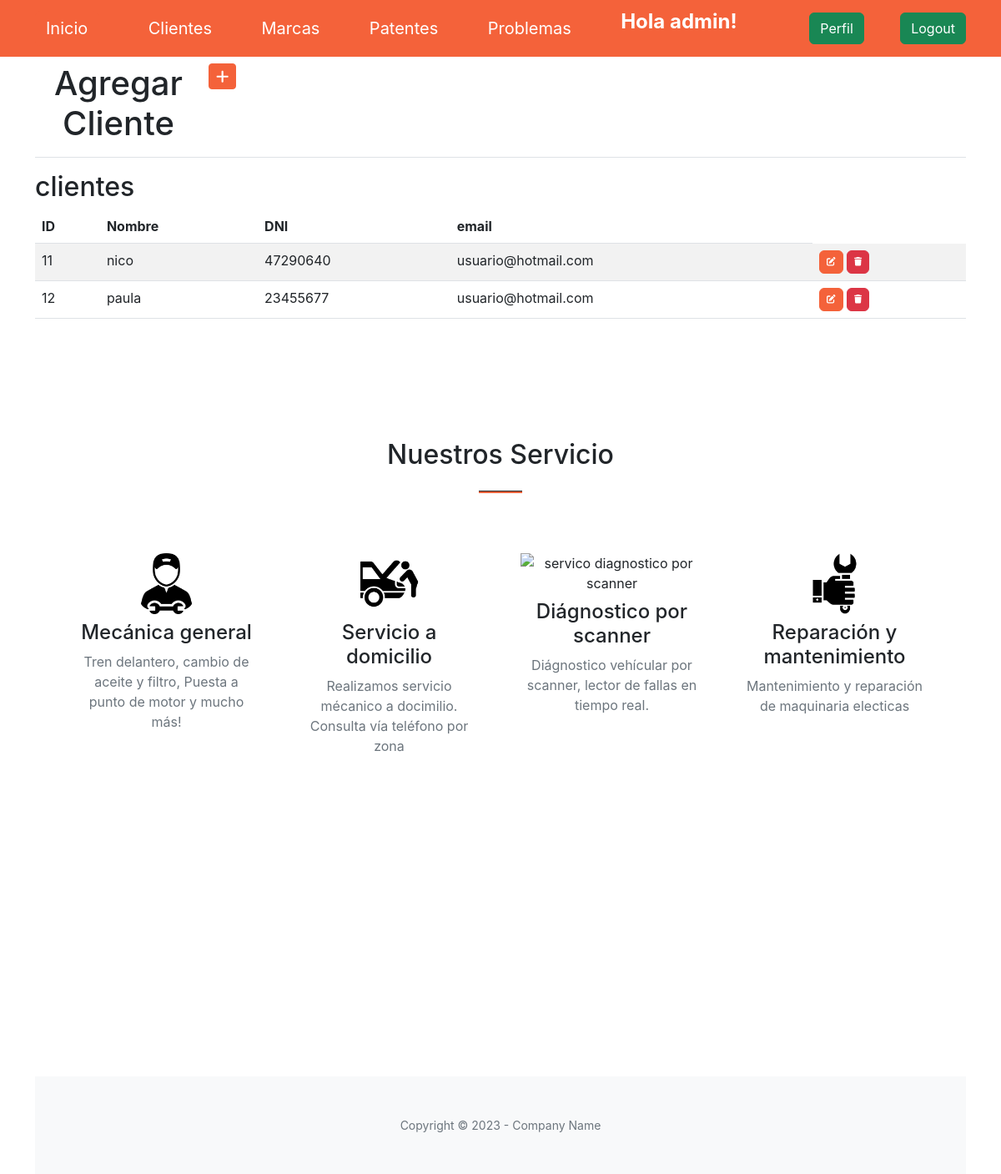
The page /clientes/ (signed in) on the database as committed earlier.
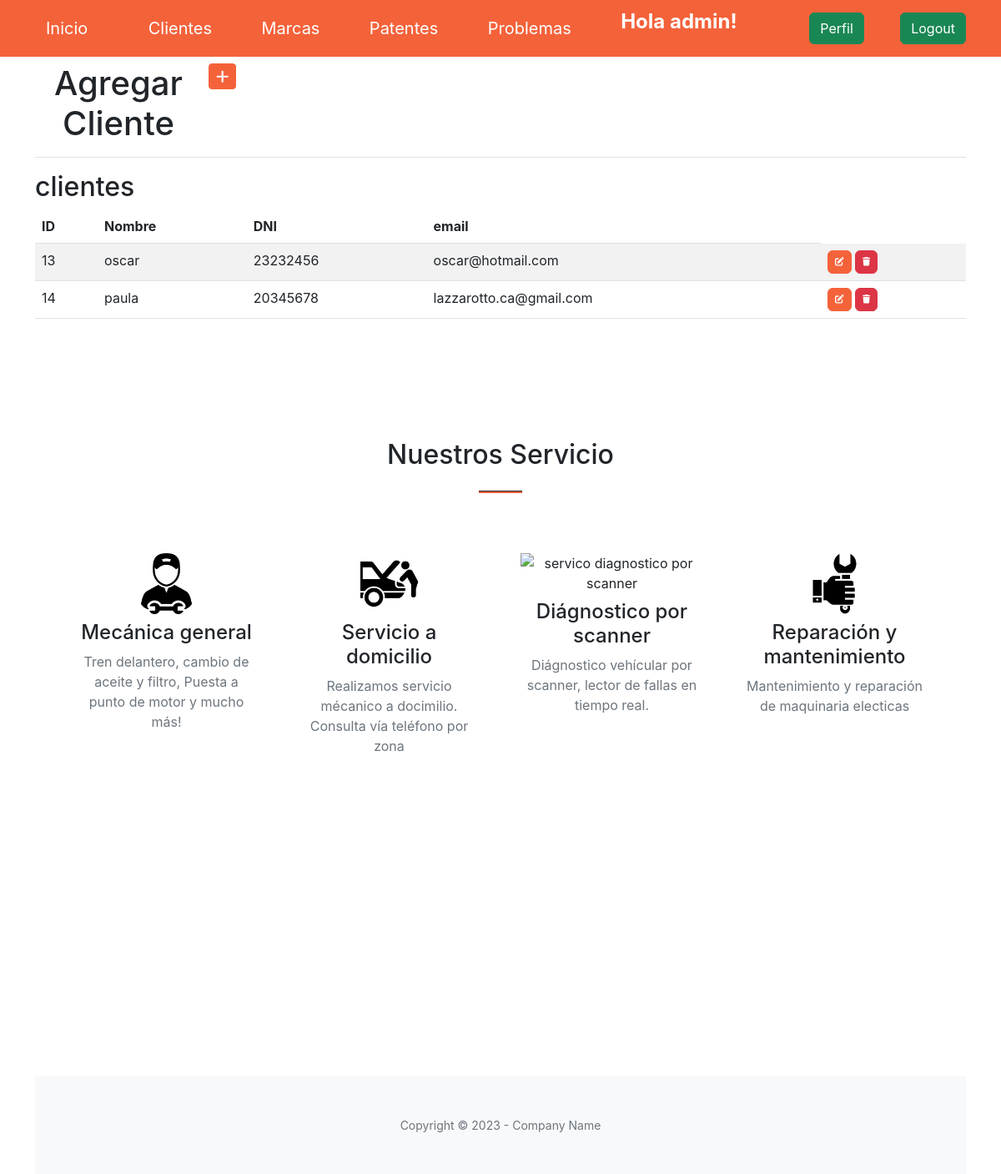
The same page on the database as committed later.
### aplicacion/models.py (models this page shows, shortened)
class Cliente(models.Model):
    nombre = models.CharField(max_length=50)
    DNI = models.IntegerField()
    email = models.EmailField()

### aplicacion/views.py (the view)
# urls.py: path('clientes/', clientes, name="clientes"),
@login_required
def clientes(request):
    contexto = {'clientes': Cliente.objects.all()}
    return render(request, "aplicacion/clientes.html", contexto)

### aplicacion/templates/aplicacion/clientes.html (shortened to what this page needs)
{% extends 'aplicacion/base.html' %}
{% load static %}
{% block contenido %}
<div class="container">
    <table class="table p-4">
        <tr>
            <td width="200"><h1 class="text-center">Agregar Cliente</h1></td>
            <td>
                <a
                href="{% url 'create_cliente' %}"
                class="btn btn-primary btn-sm"
                ><i class="fa fa-plus fa-lg" title="New Record"> </i>
                </a>
            </td>
        </tr>
    </table>
        <h2>clientes</h2>
        <table class="table table-striped">
            <thead>
                <tr>
                    <th>ID</th>
                    <th>Nombre</th>
                    <th>DNI</th>
                    <th>email</th>
                </tr>
            </thead>
            <tbody>
</div>
    {% for cliente in clientes  %}
            <tr>
                <td>{{ cliente.id }}</td>
                <td>{{ cliente.nombre }}</td>
                <td>{{ cliente.DNI }}</td>
                <td>{{ cliente.email }}</td>
                <td>
                    <a
                        href="{% url 'update_cliente' cliente.id %}"
                        class="btn btn-primary"
                        style="--bs-btn-padding-y: .25rem; --bs-btn-padding-x: .5rem; --bs-btn-font-size: .75rem;"
                        ><i class="fa fa-edit fa-sm" title="Edit Record"></i>
                        </a>
                        <a
                        href="{% url 'delete_cliente' cliente.id %}"
                        class="btn btn-danger"
                        style="--bs-btn-padding-y: .25rem; --bs-btn-padding-x: .5rem; --bs-btn-font-size: .75rem;"
                        ><i class="fa fa-trash fa-sm" title="Delete Record"></i>
                </a>
                </td>
            </tr>
    {% endfor %}
{% endblock contenido %}

### aplicacion/templates/aplicacion/base.html (shortened to what this page needs)
<!DOCTYPE html>
<html lang="en">
    <head>
        {% load static  %}
        <link href="https://cdn.jsdelivr.net/npm/bootstrap-icons@1.5.0/font/bootstrap-icons.css" rel="stylesheet" type="text/css" />
        <link href="{% static 'aplicacion/css/styles.css' %}" rel="stylesheet" />
        <link href="{% static 'aplicacion/css/stylebase.css' %}" rel="stylesheet" />
    </head>
    <body id="page-top mg-0 bg-blue ">
          <nav class="navbar navbar-dark bg-primary" >
            <div class="container bg-primary" id="navegacion">
                <a class="navbar-brand btn btn-primary" href="{% url 'home' %}">Inicio</a>
                {% if user.is_authenticated %}
                    <a class="navbar-brand" href="{% url 'clientes' %}">Clientes</a>
                    <a class="navbar-brand" href="{% url 'marcas' %}">Marcas</a>
                    <a class="navbar-brand" href="{% url 'patentes' %}">Patentes</a>
                    <a class="navbar-brand" href="{% url 'problemas' %}">Problemas</a>
                    <p style="color: white" class="fs-4 fw-bolder">Hola {{user.username}}!</p>
                    <a class="btn btn-success" href="{% url 'editar_perfil' %}">Perfil</a>
                    <a class="btn btn-success" href="{% url 'logout' %}">Logout</a>
                {% else %}
                    <a class="btn btn-success " href="{% url 'registro' %}">Registro</a>
                    <a class="btn btn-success" href="{% url 'login' %}">Login</a>
                {% endif %}
            </div>
        </nav>
        {% block contenido %}{% endblock contenido %}
        <section class="page-section " id="services" >
            <div class="container px-4 px-lg-5">
                <h2 class="text-center mt-0">Nuestros Servicio</h2>
                <hr class="divider" />
                <div class="row gx-4 gx-lg-5">
                    <div class="col-lg-3 col-md-6 text-center">
                        <div class="mt-5">
                            <div class="mb-2"><img src="{% static 'img/automovil-con-llave.png' %}" alt="servico mecanico" class=" col-4 h-10"></div>
                            <h3 class="h4 mb-2">Mecánica general</h3>
                            <p class="text-muted mb-0">Tren delantero, cambio de aceite y filtro, Puesta a punto de motor y mucho más! </p>
                        </div>
                    </div>
                    <div class="col-lg-3 col-md-6 text-center">
                        <div class="mt-5">
                            <div class="mb-2"><img src="{% static 'img/reparando.png' %}" alt="servico a domicilio" class=" col-4 h-10"></div>
                            <h3 class="h4 mb-2">Servicio a domicilio</h3>
                            <p class="text-muted mb-0">Realizamos servicio mécanico a docimilio. Consulta vía teléfono por zona</p>
                        </div>
                    </div>
                    <div class="col-lg-3 col-md-6 text-center">
                        <div class="mt-5">
                            <div class="mb-2"><img src="{% static 'img/carro.png' %}" alt="servico diagnostico por scanner" class=" col-4 h-10"></div>
                            <h3 class="h4 mb-2">Diágnostico por scanner</h3>
                            <p class="text-muted mb-0">Diágnostico vehícular por scanner, lector de fallas en tiempo real.</p>
                        </div>
                    </div>
                    <div class="col-lg-3 col-md-6 text-center">
                        <div class="mt-5">
                            <div class="mb-2"><img src="{% static 'img/reparar.png' %}" alt="mantenimiento de maquinaria" class=" col-4 h-10"></div>
                            <h3 class="h4 mb-2">Reparación y mantenimiento</h3>
                            <p class="text-muted mb-0">Mantenimiento y reparación  de maquinaria electicas</p>
                        </div>
                    </div>
                </div>
            </div>
        </section>
        <section class="page-section" id="contact">
        </section>
        <footer class="bg-light py-5">
            <div class="container px-4 px-lg-5"><div class="small text-center text-muted">Copyright &copy; 2023 - Company Name</div></div>
        </footer>
    </body>
</html>

Rows that differ between the two databases and show on the page:
removed Cliente: id "11", nombre "nico", DNI "47290640", email "usuario@hotmail.com"
removed Cliente: id "12", nombre "paula", DNI "23455677", email "usuario@hotmail.com"
added Cliente: id "13", nombre "oscar", DNI "23232456", email "oscar@hotmail.com"
added Cliente: id "14", nombre "paula", DNI "20345678", email "lazzarotto.ca@gmail.com"
